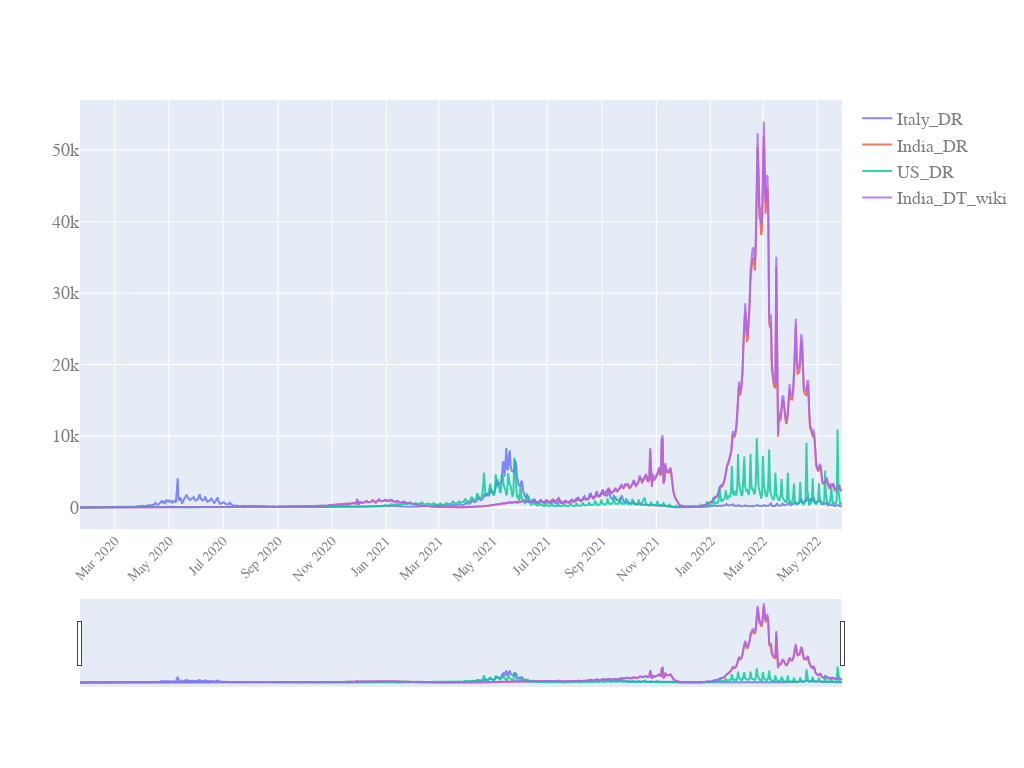

Notebook cell for this chart:
### Code cell
quick_plot(df_analyse.date,df_analyse.iloc[40:,[4,5,6,7]],y_scale='linear',slider=True)

### Figure 1 — Plotly figure (JSON) as saved in the notebook; plotly's stock layout.template omitted (floating-point values rounded to 4 significant figures; data arrays with more than 128 entries replaced by an {"elided": "..."} marker saying what was removed)
{"data": [{"name": "Italy_DR", "opacity": 0.8, "type": "scatter", "x": {"elided": "899 str values"}, "y": {"elided": "859 float values"}}, {"name": "India_DR", "opacity": 0.8, "type": "scatter", "x": {"elided": "899 str values"}, "y": {"elided": "859 float values"}}, {"name": "US_DR", "opacity": 0.8, "type": "scatter", "x": {"elided": "899 str values"}, "y": {"elided": "859 float values"}}, {"name": "India_DT_wiki", "opacity": 0.8, "type": "scatter", "x": {"elided": "899 str values"}, "y": {"elided": "859 float values"}}], "layout": {"autosize": true, "font": {"color": "#7f7f7f", "family": "PT Sans, monospace", "size": 18}, "height": 768, "width": 1024, "xaxis": {"nticks": 20, "rangeslider": {"visible": true}, "tickangle": -45, "tickfont": {"color": "#7f7f7f", "size": 14}}, "yaxis": {"type": "linear"}}}
